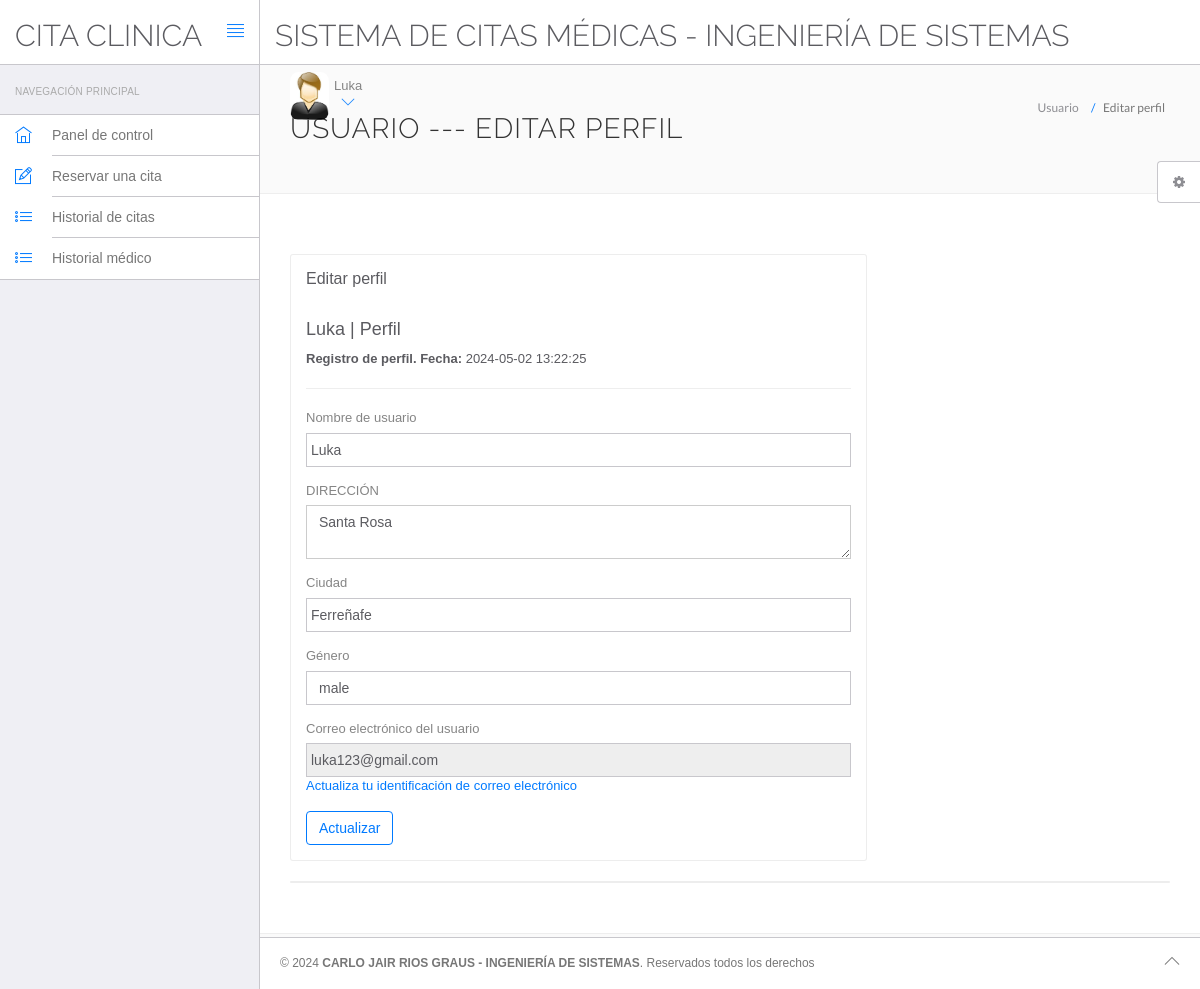
The app's page /ppp/edit-profile.php (signed in) with its own data.
### tables this page shows
CREATE TABLE `users` (
  `id` int(11) NOT NULL,
  `fullName` varchar(255) DEFAULT NULL,
  `address` longtext DEFAULT NULL,
  `city` varchar(255) DEFAULT NULL,
  `gender` varchar(255) DEFAULT NULL,
  `email` varchar(255) DEFAULT NULL,
  `password` varchar(255) DEFAULT NULL,
  `regDate` timestamp NULL DEFAULT current_timestamp(),
  `updationDate` timestamp NULL DEFAULT NULL ON UPDATE current_timestamp()
);

### ppp/edit-profile.php (the view, shortened to what this page needs)
<?php
include('include/config.php');
?>
<!DOCTYPE html>
<html lang="en">
	<head>
		<link rel="stylesheet" href="vendor/bootstrap/css/bootstrap.min.css">
		<link rel="stylesheet" href="vendor/fontawesome/css/font-awesome.min.css">
		<link rel="stylesheet" href="vendor/themify-icons/themify-icons.min.css">
		<link href="vendor/animate.css/animate.min.css" rel="stylesheet" media="screen">
		<link href="vendor/perfect-scrollbar/perfect-scrollbar.min.css" rel="stylesheet" media="screen">
		<link href="vendor/switchery/switchery.min.css" rel="stylesheet" media="screen">
		<link href="vendor/bootstrap-touchspin/jquery.bootstrap-touchspin.min.css" rel="stylesheet" media="screen">
		<link href="vendor/select2/select2.min.css" rel="stylesheet" media="screen">
		<link href="vendor/bootstrap-datepicker/bootstrap-datepicker3.standalone.min.css" rel="stylesheet" media="screen">
		<link href="vendor/bootstrap-timepicker/bootstrap-timepicker.min.css" rel="stylesheet" media="screen">
		<link rel="stylesheet" href="assets/css/styles.css">
		<link rel="stylesheet" href="assets/css/plugins.css">
		<link rel="stylesheet" href="assets/css/themes/theme-1.css" id="skin_color" />
	</head>
	<body>
		<div id="app">
<?php include('include/sidebar.php');?>
			<div class="app-content">
						<?php include('include/header.php');?>
				<div class="main-content" >
					<div class="wrap-content container" id="container">
						<section id="page-title">
							<div class="row">
								<div class="col-sm-8">
									<h1 class="mainTitle">Usuario --- Editar perfil</h1>
																	</div>
								<ol class="breadcrumb">
									<li>
										<span>Usuario </span>
									</li>
									<li class="active">
										<span>Editar perfil</span>
									</li>
								</ol>
							</div>
						</section>
						<div class="container-fluid container-fullw bg-white">
							<div class="row">
								<div class="col-md-12">
									<div class="row margin-top-30">
										<div class="col-lg-8 col-md-12">
											<div class="panel panel-white">
												<div class="panel-heading">
													<h5 class="panel-title">Editar perfil</h5>
												</div>
												<div class="panel-body">
									<?php
$sql=mysqli_query($con,"select * from users where id='".$_SESSION['id']."'");
while($data=mysqli_fetch_array($sql))
{
?>
<h4><?php echo htmlentities($data['fullName']);?> | Perfil</h4>
<p><b>Registro de perfil. Fecha: </b><?php echo htmlentities($data['regDate']);?></p>
<hr />													<form role="form" name="edit" method="post">
<div class="form-group">
															<label for="fname">
																 Nombre de usuario
															</label>
	<input type="text" name="fname" class="form-control" value="<?php echo htmlentities($data['fullName']);?>" >
														</div>
<div class="form-group">
															<label for="address">
																 DIRECCIÓN
															</label>
					<textarea name="address" class="form-control"><?php echo htmlentities($data['address']);?></textarea>
														</div>
<div class="form-group">
															<label for="city">
																 Ciudad
															</label>
		<input type="text" name="city" class="form-control" required="required"  value="<?php echo htmlentities($data['city']);?>" >
														</div>
<div class="form-group">
									<label for="gender">
																Género
															</label>
<select name="gender" class="form-control" required="required" >
<option value="<?php echo htmlentities($data['gender']);?>"><?php echo htmlentities($data['gender']);?></option>
</select>
														</div>
<div class="form-group">
									<label for="fess">
																 Correo electrónico del usuario
															</label>
					<input type="email" name="uemail" class="form-control"  readonly="readonly"  value="<?php echo htmlentities($data['email']);?>">
					<a href="change-emaild.php">Actualiza tu identificación de correo electrónico</a>
														</div>
														<button type="submit" name="submit" class="btn btn-o btn-primary">
															Actualizar
														</button>
													</form>
													<?php } ?>
												</div>
											</div>
										</div>
											</div>
										</div>
									<div class="col-lg-12 col-md-12">
											<div class="panel panel-white">
											</div>
										</div>
									</div>
								</div>
					</div>
				</div>
			</div>
	<?php include('include/footer.php');?>
	<?php include('include/setting.php');?>
		</div>
	</body>
</html>

### ppp/include/header.php (shortened to what this page needs)
<header class="navbar navbar-default navbar-static-top">
					<div class="navbar-header">
						<a class="navbar-brand" href="#">
							<h2 style="padding-top:10% ">CITA CLINICA</h2>
						</a>
						<a href="#" class="sidebar-toggler pull-right visible-md visible-lg" data-toggle-class="app-sidebar-closed" data-toggle-target="#app">
							<i class="ti-align-justify"></i>
						</a>
					</div>
					<div class="navbar-collapse collapse">
						<ul class="nav navbar-right">
								<li  style="padding-top:2% ">
								<h2>SISTEMA DE CITAS MÉDICAS - INGENIERÍA DE SISTEMAS</h2>
							</li>
							<li class="dropdown current-user">
								<a href class="dropdown-toggle" data-toggle="dropdown">
									<img src="assets/images/images.jpg"> <span class="username">
									<?php $query=mysqli_query($con,"select fullName from users where id='".$_SESSION['id']."'");
while($row=mysqli_fetch_array($query))
{
	echo $row['fullName'];
}
									?> <i class="ti-angle-down"></i></i></span>
								</a>
							</li>
						</ul>
					</div>
				</header>

### ppp/assets/css/themes/theme-1.css (style rules this page uses)
body { background: #FAFAFA; }
header .navbar-header { background: #ffffff !important; border-right-color: #c8c7cc !important; border-bottom-color: #c8c7cc !important; }
header .navbar-header .sidebar-toggler, header .navbar-header .sidebar-mobile-toggler { color: #007aff !important; }
header .navbar-header .navbar-brand { color: #777 !important; }
header .navbar-collapse { background: #ffffff !important; border-bottom-color: #c8c7cc !important; box-shadow: none !important; }
header .navbar-collapse .navbar-right > li > a { color: #777; }
header .navbar-collapse .navbar-right > li > a i { color: #007aff !important; }

### records on screen
users: fullName "Luka", regDate "2024-05-02 13:22:25", fname "Luka", address "Santa Rosa", city "Ferreñafe", gender "male", uemail "luka123@gmail.com"
